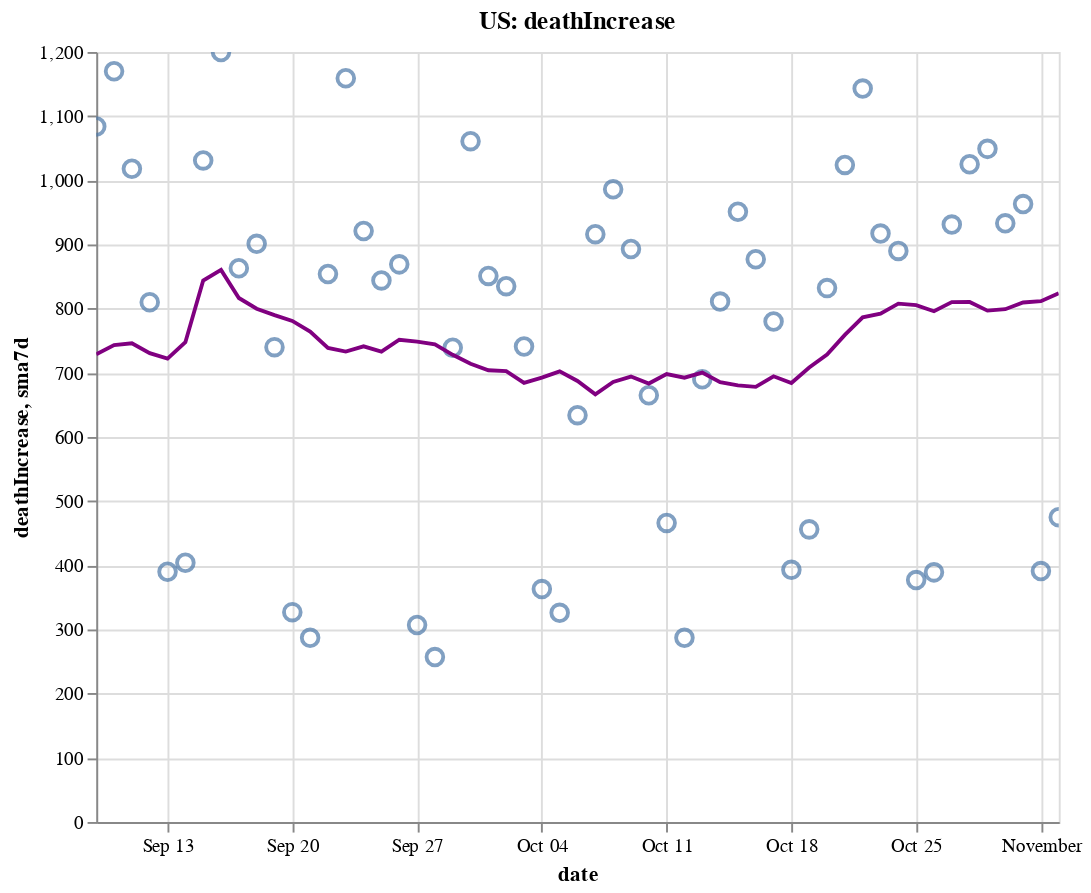

The code cell stored with this chart in its notebook:
### Code cell
create_plot(us, 'deathIncrease')

### Figure 1 — Vega-Lite specification as saved in the notebook (floating-point values rounded to 4 significant figures)
{"config": {"view": {"continuousWidth": 400, "continuousHeight": 300}}, "layer": [{"layer": [{"mark": {"type": "point", "size": 75}, "encoding": {"tooltip": [{"type": "temporal", "field": "date"}, {"type": "quantitative", "field": "deathIncrease"}, {"type": "quantitative", "field": "sma7d"}], "x": {"type": "temporal", "field": "date"}, "y": {"type": "quantitative", "field": "deathIncrease"}}, "selection": {"selector006": {"type": "interval", "bind": "scales", "encodings": ["x", "y"]}}}, {"mark": {"type": "line", "color": "purple"}, "encoding": {"x": {"type": "temporal", "field": "date"}, "y": {"type": "quantitative", "field": "sma7d"}}}]}, {"mark": {"type": "rule", "color": "#aaa"}, "encoding": {"x": {"type": "temporal", "field": "date"}}, "transform": [{"filter": {"selection": "selector005"}}]}, {"mark": "circle", "encoding": {"opacity": {"condition": {"value": 1, "selection": "selector005"}, "value": 0}, "tooltip": [{"type": "temporal", "field": "date"}, {"type": "quantitative", "field": "deathIncrease"}, {"type": "quantitative", "field": "sma7d"}], "x": {"type": "temporal", "field": "date"}, "y": {"type": "quantitative", "field": "deathIncrease"}}, "selection": {"selector005": {"type": "single", "encodings": ["x"], "on": "mouseover", "nearest": true, "empty": "none"}}}, {"mark": {"type": "text", "align": "left", "dx": 5, "dy": -5, "stroke": "white", "strokeWidth": 2}, "encoding": {"text": {"type": "quantitative", "field": "deathIncrease"}, "tooltip": [{"type": "temporal", "field": "date"}, {"type": "quantitative", "field": "deathIncrease"}, {"type": "quantitative", "field": "sma7d"}], "x": {"type": "temporal", "field": "date"}, "y": {"type": "quantitative", "field": "deathIncrease"}}, "transform": [{"filter": {"selection": "selector005"}}]}, {"mark": {"type": "text", "align": "left", "dx": 5, "dy": -5}, "encoding": {"text": {"type": "quantitative", "field": "deathIncrease"}, "tooltip": [{"type": "temporal", "field": "date"}, {"type": "quantitative", "field": "deathIncrease"}, {"type": "quantitative", "field": "sma7d"}], "x": {"type": "temporal", "field": "date"}, "y": {"type": "quantitative", "field": "deathIncrease"}}, "transform": [{"filter": {"selection": "selector005"}}]}], "data": {"name": "data-27e08198828c2d92591e093933ca27e0"}, "height": 400, "title": "US: deathIncrease", "width": 500, "$schema": "https://vega.github.io/schema/vega-lite/v4.8.1.json", "datasets": {"data-27e08198828c2d92591e093933ca27e0": [{"date": "2020-09-09T00:00:00", "totalTestResultsIncrease": 703600.0, "positiveIncrease": 31060.0, "death": 182800.0, "deathIncrease": 1084.0, "positiveRate": 0.044, "state": "US", "sma7d": 728.9}, {"date": "2020-09-10T00:00:00", "totalTestResultsIncrease": 778700.0, "positiveIncrease": 37540.0, "death": 183900.0, "deathIncrease": 1170.0, "positiveRate": 0.048, "state": "US", "sma7d": 743.1}, {"date": "2020-09-11T00:00:00", "totalTestResultsIncrease": 920000.0, "positiveIncrease": 44880.0, "death": 185000.0, "deathIncrease": 1018.0, "positiveRate": 0.049, "state": "US", "sma7d": 746.0}, {"date": "2020-09-12T00:00:00", "totalTestResultsIncrease": 994300.0, "positiveIncrease": 42070.0, "death": 185800.0, "deathIncrease": 810.0, "positiveRate": 0.042, "state": "US", "sma7d": 730.6}, {"date": "2020-09-13T00:00:00", "totalTestResultsIncrease": 772600.0, "positiveIncrease": 34420.0, "death": 186200.0, "deathIncrease": 390.0, "positiveRate": 0.045, "state": "US", "sma7d": 722.1}, {"date": "2020-09-14T00:00:00", "totalTestResultsIncrease": 501200.0, "positiveIncrease": 33850.0, "death": 186600.0, "deathIncrease": 404.0, "positiveRate": 0.068, "state": "US", "sma7d": 747.7}, {"date": "2020-09-15T00:00:00", "totalTestResultsIncrease": 812800.0, "positiveIncrease": 35070.0, "death": 187600.0, "deathIncrease": 1031.0, "positiveRate": 0.043, "state": "US", "sma7d": 843.9}, {"date": "2020-09-16T00:00:00", "totalTestResultsIncrease": 826600.0, "positiveIncrease": 39950.0, "death": 188800.0, "deathIncrease": 1200.0, "positiveRate": 0.048, "state": "US", "sma7d": 860.4}, {"date": "2020-09-17T00:00:00", "totalTestResultsIncrease": 964300.0, "positiveIncrease": 43580.0, "death": 189700.0, "deathIncrease": 863.0, "positiveRate": 0.045, "state": "US", "sma7d": 816.6}, {"date": "2020-09-18T00:00:00", "totalTestResultsIncrease": 1093000.0, "positiveIncrease": 47460.0, "death": 190600.0, "deathIncrease": 901.0, "positiveRate": 0.043, "state": "US", "sma7d": 799.9}, {"date": "2020-09-19T00:00:00", "totalTestResultsIncrease": 1177000.0, "positiveIncrease": 45500.0, "death": 191300.0, "deathIncrease": 740.0, "positiveRate": 0.039, "state": "US", "sma7d": 789.9}, {"date": "2020-09-20T00:00:00", "totalTestResultsIncrease": 979000.0, "positiveIncrease": 36270.0, "death": 191600.0, "deathIncrease": 327.0, "positiveRate": 0.037, "state": "US", "sma7d": 780.9}, {"date": "2020-09-21T00:00:00", "totalTestResultsIncrease": 775400.0, "positiveIncrease": 39460.0, "death": 191900.0, "deathIncrease": 287.0, "positiveRate": 0.051, "state": "US", "sma7d": 764.1}, {"date": "2020-09-22T00:00:00", "totalTestResultsIncrease": 850800.0, "positiveIncrease": 49380.0, "death": 192800.0, "deathIncrease": 854.0, "positiveRate": 0.058, "state": "US", "sma7d": 738.9}, {"date": "2020-09-23T00:00:00", "totalTestResultsIncrease": 1010000.0, "positiveIncrease": 38570.0, "death": 193900.0, "deathIncrease": 1159.0, "positiveRate": 0.038, "state": "US", "sma7d": 733.0}, {"date": "2020-09-24T00:00:00", "totalTestResultsIncrease": 1038000.0, "positiveIncrease": 43710.0, "death": 194800.0, "deathIncrease": 921.0, "positiveRate": 0.042, "state": "US", "sma7d": 741.3}, {"date": "2020-09-25T00:00:00", "totalTestResultsIncrease": 1113000.0, "positiveIncrease": 55490.0, "death": 195700.0, "deathIncrease": 844.0, "positiveRate": 0.05, "state": "US", "sma7d": 733.1}, {"date": "2020-09-26T00:00:00", "totalTestResultsIncrease": 1123000.0, "positiveIncrease": 47790.0, "death": 196600.0, "deathIncrease": 869.0, "positiveRate": 0.043, "state": "US", "sma7d": 751.6}, {"date": "2020-09-27T00:00:00", "totalTestResultsIncrease": 905900.0, "positiveIncrease": 35420.0, "death": 196900.0, "deathIncrease": 307.0, "positiveRate": 0.039, "state": "US", "sma7d": 748.7}, {"date": "2020-09-28T00:00:00", "totalTestResultsIncrease": 1165000.0, "positiveIncrease": 36510.0, "death": 197100.0, "deathIncrease": 257.0, "positiveRate": 0.031, "state": "US", "sma7d": 744.4}, {"date": "2020-09-29T00:00:00", "totalTestResultsIncrease": 914700.0, "positiveIncrease": 36890.0, "death": 197900.0, "deathIncrease": 739.0, "positiveRate": 0.04, "state": "US", "sma7d": 728.0}, {"date": "2020-09-30T00:00:00", "totalTestResultsIncrease": 904500.0, "positiveIncrease": 44360.0, "death": 198900.0, "deathIncrease": 1061.0, "positiveRate": 0.049, "state": "US", "sma7d": 714.0}, {"date": "2020-10-01T00:00:00", "totalTestResultsIncrease": 998300.0, "positiveIncrease": 45620.0, "death": 199800.0, "deathIncrease": 851.0, "positiveRate": 0.046, "state": "US", "sma7d": 704.0}, {"date": "2020-10-02T00:00:00", "totalTestResultsIncrease": 1242000.0, "positiveIncrease": 49480.0, "death": 200600.0, "deathIncrease": 835.0, "positiveRate": 0.04, "state": "US", "sma7d": 702.7}, {"date": "2020-10-03T00:00:00", "totalTestResultsIncrease": 1100000.0, "positiveIncrease": 51340.0, "death": 201400.0, "deathIncrease": 741.0, "positiveRate": 0.047, "state": "US", "sma7d": 684.4}, {"date": "2020-10-04T00:00:00", "totalTestResultsIncrease": 1029000.0, "positiveIncrease": 38360.0, "death": 201700.0, "deathIncrease": 363.0, "positiveRate": 0.037, "state": "US", "sma7d": 692.4}, {"date": "2020-10-05T00:00:00", "totalTestResultsIncrease": 990800.0, "positiveIncrease": 38120.0, "death": 202000.0, "deathIncrease": 326.0, "positiveRate": 0.038, "state": "US", "sma7d": 702.3}, {"date": "2020-10-06T00:00:00", "totalTestResultsIncrease": 907200.0, "positiveIncrease": 38610.0, "death": 202700.0, "deathIncrease": 634.0, "positiveRate": 0.043, "state": "US", "sma7d": 687.3}, {"date": "2020-10-07T00:00:00", "totalTestResultsIncrease": 973500.0, "positiveIncrease": 50560.0, "death": 203600.0, "deathIncrease": 916.0, "positiveRate": 0.052, "state": "US", "sma7d": 666.6}, {"date": "2020-10-08T00:00:00", "totalTestResultsIncrease": 1150000.0, "positiveIncrease": 55290.0, "death": 204600.0, "deathIncrease": 986.0, "positiveRate": 0.048, "state": "US", "sma7d": 685.9}, {"date": "2020-10-09T00:00:00", "totalTestResultsIncrease": 1201000.0, "positiveIncrease": 57000.0, "death": 205500.0, "deathIncrease": 893.0, "positiveRate": 0.047, "state": "US", "sma7d": 694.1}, {"date": "2020-10-10T00:00:00", "totalTestResultsIncrease": 1247000.0, "positiveIncrease": 57490.0, "death": 206100.0, "deathIncrease": 665.0, "positiveRate": 0.046, "state": "US", "sma7d": 683.3}, {"date": "2020-10-11T00:00:00", "totalTestResultsIncrease": 1083000.0, "positiveIncrease": 46790.0, "death": 206600.0, "deathIncrease": 466.0, "positiveRate": 0.043, "state": "US", "sma7d": 698.0}, {"date": "2020-10-12T00:00:00", "totalTestResultsIncrease": 1064000.0, "positiveIncrease": 43110.0, "death": 206900.0, "deathIncrease": 287.0, "positiveRate": 0.041, "state": "US", "sma7d": 692.4}, {"date": "2020-10-13T00:00:00", "totalTestResultsIncrease": 1041000.0, "positiveIncrease": 48320.0, "death": 207600.0, "deathIncrease": 690.0, "positiveRate": 0.046, "state": "US", "sma7d": 700.4}, {"date": "2020-10-14T00:00:00", "totalTestResultsIncrease": 1042000.0, "positiveIncrease": 56720.0, "death": 208400.0, "deathIncrease": 811.0, "positiveRate": 0.054, "state": "US", "sma7d": 685.4}, {"date": "2020-10-15T00:00:00", "totalTestResultsIncrease": 1103000.0, "positiveIncrease": 63100.0, "death": 209300.0, "deathIncrease": 951.0, "positiveRate": 0.057, "state": "US", "sma7d": 680.4}, {"date": "2020-10-16T00:00:00", "totalTestResultsIncrease": 1230000.0, "positiveIncrease": 68040.0, "death": 210200.0, "deathIncrease": 877.0, "positiveRate": 0.055, "state": "US", "sma7d": 678.1}, {"date": "2020-10-17T00:00:00", "totalTestResultsIncrease": 1295000.0, "positiveIncrease": 57870.0, "death": 211000.0, "deathIncrease": 780.0, "positiveRate": 0.045, "state": "US", "sma7d": 694.6}, {"date": "2020-10-18T00:00:00", "totalTestResultsIncrease": 1056000.0, "positiveIncrease": 48860.0, "death": 211400.0, "deathIncrease": 393.0, "positiveRate": 0.046, "state": "US", "sma7d": 684.1}, {"date": "2020-10-19T00:00:00", "totalTestResultsIncrease": 1131000.0, "positiveIncrease": 57130.0, "death": 211800.0, "deathIncrease": 456.0, "positiveRate": 0.051, "state": "US", "sma7d": 708.3}, {"date": "2020-10-20T00:00:00", "totalTestResultsIncrease": 948900.0, "positiveIncrease": 60560.0, "death": 212700.0, "deathIncrease": 832.0, "positiveRate": 0.064, "state": "US", "sma7d": 728.6}, {"date": "2020-10-21T00:00:00", "totalTestResultsIncrease": 939600.0, "positiveIncrease": 60710.0, "death": 213700.0, "deathIncrease": 1024.0, "positiveRate": 0.065, "state": "US", "sma7d": 759.0}, {"date": "2020-10-22T00:00:00", "totalTestResultsIncrease": 1219000.0, "positiveIncrease": 73010.0, "death": 214800.0, "deathIncrease": 1143.0, "positiveRate": 0.06, "state": "US", "sma7d": 786.4}, {"date": "2020-10-23T00:00:00", "totalTestResultsIncrease": 1379000.0, "positiveIncrease": 83060.0, "death": 215800.0, "deathIncrease": 917.0, "positiveRate": 0.06, "state": "US", "sma7d": 792.1}, {"date": "2020-10-24T00:00:00", "totalTestResultsIncrease": 1322000.0, "positiveIncrease": 82920.0, "death": 216700.0, "deathIncrease": 890.0, "positiveRate": 0.063, "state": "US", "sma7d": 807.9}, {"date": "2020-10-25T00:00:00", "totalTestResultsIncrease": 1192000.0, "positiveIncrease": 65650.0, "death": 217000.0, "deathIncrease": 377.0, "positiveRate": 0.055, "state": "US", "sma7d": 805.6}, {"date": "2020-10-26T00:00:00", "totalTestResultsIncrease": 1201000.0, "positiveIncrease": 62270.0, "death": 217400.0, "deathIncrease": 389.0, "positiveRate": 0.052, "state": "US", "sma7d": 796.0}, {"date": "2020-10-27T00:00:00", "totalTestResultsIncrease": 1081000.0, "positiveIncrease": 73100.0, "death": 218300.0, "deathIncrease": 931.0, "positiveRate": 0.068, "state": "US", "sma7d": 810.1}, {"date": "2020-10-28T00:00:00", "totalTestResultsIncrease": 1086000.0, "positiveIncrease": 78660.0, "death": 219400.0, "deathIncrease": 1025.0, "positiveRate": 0.072, "state": "US", "sma7d": 810.3}, {"date": "2020-10-29T00:00:00", "totalTestResultsIncrease": 1325000.0, "positiveIncrease": 88450.0, "death": 220400.0, "deathIncrease": 1049.0, "positiveRate": 0.067, "state": "US", "sma7d": 796.9}, {"date": "2020-10-30T00:00:00", "totalTestResultsIncrease": 1362000.0, "positiveIncrease": 97080.0, "death": 221400.0, "deathIncrease": 933.0, "positiveRate": 0.071, "state": "US", "sma7d": 799.1}, {"date": "2020-10-31T00:00:00", "totalTestResultsIncrease": 1374000.0, "positiveIncrease": 90590.0, "death": 222300.0, "deathIncrease": 963.0, "positiveRate": 0.066, "state": "US", "sma7d": 809.6}, {"date": "2020-11-01T00:00:00", "totalTestResultsIncrease": 1140000.0, "positiveIncrease": 74180.0, "death": 222700.0, "deathIncrease": 391.0, "positiveRate": 0.065, "state": "US", "sma7d": 811.6}, {"date": "2020-11-02T00:00:00", "totalTestResultsIncrease": 1313000.0, "positiveIncrease": 82540.0, "death": 223100.0, "deathIncrease": 475.0, "positiveRate": 0.063, "state": "US", "sma7d": 823.9}]}}
